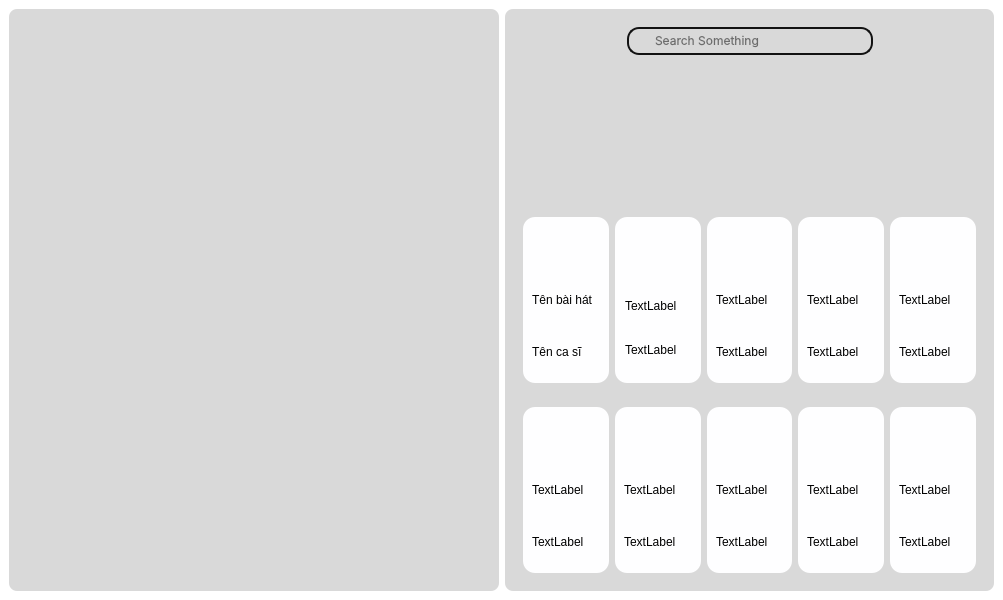
<?xml version="1.0" encoding="UTF-8"?>
<ui version="4.0">
 <class>MainWindow</class>
 <widget class="QMainWindow" name="MainWindow">
  <property name="geometry">
   <rect>
    <x>0</x>
    <y>0</y>
    <width>1003</width>
    <height>600</height>
   </rect>
  </property>
  <property name="windowTitle">
   <string>MainWindow</string>
  </property>
  <property name="styleSheet">
   <string notr="true"/>
  </property>
  <widget class="QWidget" name="centralwidget">
   <property name="styleSheet">
    <string notr="true">*{
color: #000;
boder: none;
}
#centralwidget{
background-color: #ffffff;
}
#leftmenu{
background-color: #d9d9d9;
border-radius:8px;
}
#mainbody{
background-color: #d9d9d9;
border-radius:8px;
}
QLineEdit{
background: transparent;
}
#searchframe{
border-radius: 12px;
border: 2px solid #121212;
}
#card_1{
background-color: #fefeff;
border-radius: 12px;
}
#card_2{
background-color: #fefeff;
border-radius: 12px;
}
#card_3{
background-color: #fefeff;
border-radius: 12px;
}
#card_4{
background-color: #fefeff;
border-radius: 12px;
}
#card_5{
background-color: #fefeff;
border-radius: 12px;
}
#card_6{
background-color: #fefeff;
border-radius: 12px;
}
#card_7{
background-color: #fefeff;
border-radius: 12px;
}
#card_9{
background-color: #fefeff;
border-radius: 12px;
}
#card_8{
background-color: #fefeff;
border-radius: 12px;
}
#card_10{
background-color: #fefeff;
border-radius: 12px;
}</string>
   </property>
   <layout class="QHBoxLayout" name="horizontalLayout">
    <item>
     <widget class="QWidget" name="leftmenu" native="true">
      <property name="styleSheet">
       <string notr="true">background-color: rgb(217, 217, 217);</string>
      </property>
     </widget>
    </item>
    <item>
     <widget class="QWidget" name="mainbody" native="true">
      <layout class="QVBoxLayout" name="verticalLayout">
       <item alignment="Qt::AlignTop">
        <widget class="QWidget" name="headerframe" native="true">
         <property name="maximumSize">
          <size>
           <width>16777215</width>
           <height>46</height>
          </size>
         </property>
         <layout class="QHBoxLayout" name="horizontalLayout_2">
          <property name="spacing">
           <number>0</number>
          </property>
          <property name="leftMargin">
           <number>0</number>
          </property>
          <property name="topMargin">
           <number>0</number>
          </property>
          <property name="rightMargin">
           <number>0</number>
          </property>
          <property name="bottomMargin">
           <number>0</number>
          </property>
          <item alignment="Qt::AlignLeft">
           <widget class="QWidget" name="widget" native="true">
            <layout class="QHBoxLayout" name="horizontalLayout_3">
             <property name="spacing">
              <number>0</number>
             </property>
             <property name="leftMargin">
              <number>0</number>
             </property>
             <property name="topMargin">
              <number>0</number>
             </property>
             <property name="rightMargin">
              <number>0</number>
             </property>
             <property name="bottomMargin">
              <number>0</number>
             </property>
             <item alignment="Qt::AlignLeft">
              <widget class="QPushButton" name="caretleft">
               <property name="font">
                <font>
                 <family>Inter</family>
                </font>
               </property>
               <property name="styleSheet">
                <string notr="true">#caretleft{
border-radius:16px;
} </string>
               </property>
               <property name="text">
                <string/>
               </property>
               <property name="icon">
                <iconset>
                 <normaloff>resources.qrc/left-arrow.svg</normaloff>resources.qrc/left-arrow.svg</iconset>
               </property>
               <property name="iconSize">
                <size>
                 <width>20</width>
                 <height>20</height>
                </size>
               </property>
              </widget>
             </item>
             <item alignment="Qt::AlignRight">
              <widget class="QPushButton" name="caretright">
               <property name="enabled">
                <bool>true</bool>
               </property>
               <property name="font">
                <font>
                 <family>Inter</family>
                </font>
               </property>
               <property name="styleSheet">
                <string notr="true">#caretright{
border-radius:16px;
} </string>
               </property>
               <property name="text">
                <string/>
               </property>
               <property name="icon">
                <iconset>
                 <normaloff>resources.qrc/right-arrow-angle.svg</normaloff>resources.qrc/right-arrow-angle.svg</iconset>
               </property>
               <property name="iconSize">
                <size>
                 <width>20</width>
                 <height>20</height>
                </size>
               </property>
              </widget>
             </item>
            </layout>
           </widget>
          </item>
          <item alignment="Qt::AlignHCenter|Qt::AlignTop">
           <widget class="QWidget" name="widget_2" native="true">
            <layout class="QHBoxLayout" name="horizontalLayout_5">
             <item>
              <widget class="QFrame" name="searchframe">
               <property name="minimumSize">
                <size>
                 <width>246</width>
                 <height>0</height>
                </size>
               </property>
               <property name="frameShape">
                <enum>QFrame::Box</enum>
               </property>
               <property name="frameShadow">
                <enum>QFrame::Plain</enum>
               </property>
               <property name="lineWidth">
                <number>2</number>
               </property>
               <layout class="QHBoxLayout" name="horizontalLayout_4">
                <property name="spacing">
                 <number>0</number>
                </property>
                <property name="leftMargin">
                 <number>0</number>
                </property>
                <property name="topMargin">
                 <number>0</number>
                </property>
                <property name="rightMargin">
                 <number>0</number>
                </property>
                <property name="bottomMargin">
                 <number>0</number>
                </property>
                <item>
                 <widget class="QLabel" name="searchicon">
                  <property name="minimumSize">
                   <size>
                    <width>24</width>
                    <height>24</height>
                   </size>
                  </property>
                  <property name="maximumSize">
                   <size>
                    <width>24</width>
                    <height>24</height>
                   </size>
                  </property>
                  <property name="font">
                   <font>
                    <family>Inter</family>
                   </font>
                  </property>
                  <property name="lineWidth">
                   <number>1</number>
                  </property>
                  <property name="text">
                   <string/>
                  </property>
                  <property name="pixmap">
                   <pixmap>resources.qrc/search.svg</pixmap>
                  </property>
                  <property name="scaledContents">
                   <bool>true</bool>
                  </property>
                  <property name="margin">
                   <number>4</number>
                  </property>
                  <property name="indent">
                   <number>-1</number>
                  </property>
                 </widget>
                </item>
                <item>
                 <widget class="QLineEdit" name="searchedit">
                  <property name="font">
                   <font>
                    <family>Inter</family>
                   </font>
                  </property>
                  <property name="inputMask">
                   <string/>
                  </property>
                  <property name="frame">
                   <bool>false</bool>
                  </property>
                  <property name="placeholderText">
                   <string>Search Something</string>
                  </property>
                 </widget>
                </item>
               </layout>
              </widget>
             </item>
            </layout>
           </widget>
          </item>
          <item alignment="Qt::AlignRight">
           <widget class="QWidget" name="widget_3" native="true">
            <layout class="QHBoxLayout" name="horizontalLayout_6">
             <property name="spacing">
              <number>0</number>
             </property>
             <property name="leftMargin">
              <number>0</number>
             </property>
             <property name="topMargin">
              <number>0</number>
             </property>
             <property name="rightMargin">
              <number>0</number>
             </property>
             <property name="bottomMargin">
              <number>0</number>
             </property>
             <item>
              <widget class="QPushButton" name="btn_acc">
               <property name="styleSheet">
                <string notr="true">#btn_acc{
border-radius:16px;
} </string>
               </property>
               <property name="text">
                <string/>
               </property>
               <property name="icon">
                <iconset>
                 <normaloff>resources.qrc/user.svg</normaloff>resources.qrc/user.svg</iconset>
               </property>
               <property name="iconSize">
                <size>
                 <width>24</width>
                 <height>24</height>
                </size>
               </property>
               <property name="autoDefault">
                <bool>false</bool>
               </property>
              </widget>
             </item>
            </layout>
           </widget>
          </item>
         </layout>
        </widget>
       </item>
       <item>
        <widget class="QWidget" name="cardsframe_1" native="true">
         <layout class="QHBoxLayout" name="horizontalLayout_7">
          <item>
           <widget class="QWidget" name="card_1" native="true">
            <layout class="QVBoxLayout" name="verticalLayout_2">
             <item>
              <widget class="QWidget" name="thumbnail" native="true">
               <property name="enabled">
                <bool>false</bool>
               </property>
              </widget>
             </item>
             <item>
              <widget class="QLabel" name="tenbaihat">
               <property name="palette">
                <palette>
                 <active>
                  <colorrole role="WindowText">
                   <brush brushstyle="SolidPattern">
                    <color alpha="255">
                     <red>0</red>
                     <green>0</green>
                     <blue>0</blue>
                    </color>
                   </brush>
                  </colorrole>
                  <colorrole role="Text">
                   <brush brushstyle="SolidPattern">
                    <color alpha="255">
                     <red>0</red>
                     <green>0</green>
                     <blue>0</blue>
                    </color>
                   </brush>
                  </colorrole>
                  <colorrole role="ButtonText">
                   <brush brushstyle="SolidPattern">
                    <color alpha="255">
                     <red>0</red>
                     <green>0</green>
                     <blue>0</blue>
                    </color>
                   </brush>
                  </colorrole>
                  <colorrole role="PlaceholderText">
                   <brush brushstyle="NoBrush">
                    <color alpha="128">
                     <red>0</red>
                     <green>0</green>
                     <blue>0</blue>
                    </color>
                   </brush>
                  </colorrole>
                 </active>
                 <inactive>
                  <colorrole role="WindowText">
                   <brush brushstyle="SolidPattern">
                    <color alpha="255">
                     <red>0</red>
                     <green>0</green>
                     <blue>0</blue>
                    </color>
                   </brush>
                  </colorrole>
                  <colorrole role="Text">
                   <brush brushstyle="SolidPattern">
                    <color alpha="255">
                     <red>0</red>
                     <green>0</green>
                     <blue>0</blue>
                    </color>
                   </brush>
                  </colorrole>
                  <colorrole role="ButtonText">
                   <brush brushstyle="SolidPattern">
                    <color alpha="255">
                     <red>0</red>
                     <green>0</green>
                     <blue>0</blue>
                    </color>
                   </brush>
                  </colorrole>
                  <colorrole role="PlaceholderText">
                   <brush brushstyle="NoBrush">
                    <color alpha="128">
                     <red>0</red>
                     <green>0</green>
                     <blue>0</blue>
                    </color>
                   </brush>
                  </colorrole>
                 </inactive>
                 <disabled>
                  <colorrole role="WindowText">
                   <brush brushstyle="SolidPattern">
                    <color alpha="255">
                     <red>0</red>
                     <green>0</green>
                     <blue>0</blue>
                    </color>
                   </brush>
                  </colorrole>
                  <colorrole role="Text">
                   <brush brushstyle="SolidPattern">
                    <color alpha="255">
                     <red>0</red>
                     <green>0</green>
                     <blue>0</blue>
                    </color>
                   </brush>
                  </colorrole>
                  <colorrole role="ButtonText">
                   <brush brushstyle="SolidPattern">
                    <color alpha="255">
                     <red>0</red>
                     <green>0</green>
                     <blue>0</blue>
                    </color>
                   </brush>
                  </colorrole>
                  <colorrole role="PlaceholderText">
                   <brush brushstyle="NoBrush">
                    <color alpha="128">
                     <red>0</red>
                     <green>0</green>
                     <blue>0</blue>
                    </color>
                   </brush>
                  </colorrole>
                 </disabled>
                </palette>
               </property>
               <property name="text">
                <string>Tên bài hát</string>
               </property>
              </widget>
             </item>
             <item>
              <widget class="QLabel" name="tencasi">
               <property name="text">
                <string>Tên ca sĩ</string>
               </property>
              </widget>
             </item>
            </layout>
           </widget>
          </item>
          <item>
           <widget class="QWidget" name="card_2" native="true">
            <widget class="QWidget" name="thumbnail_2" native="true">
             <property name="geometry">
              <rect>
               <x>9</x>
               <y>9</y>
               <width>68</width>
               <height>45</height>
              </rect>
             </property>
            </widget>
            <widget class="QWidget" name="">
             <property name="geometry">
              <rect>
               <x>10</x>
               <y>70</y>
               <width>71</width>
               <height>81</height>
              </rect>
             </property>
             <layout class="QVBoxLayout" name="verticalLayout_3">
              <item>
               <widget class="QLabel" name="label">
                <property name="text">
                 <string>TextLabel</string>
                </property>
               </widget>
              </item>
              <item>
               <widget class="QLabel" name="label_2">
                <property name="text">
                 <string>TextLabel</string>
                </property>
               </widget>
              </item>
             </layout>
            </widget>
           </widget>
          </item>
          <item>
           <widget class="QWidget" name="card_3" native="true">
            <layout class="QVBoxLayout" name="verticalLayout_4">
             <item>
              <widget class="QWidget" name="thumbnail_3" native="true"/>
             </item>
             <item>
              <widget class="QLabel" name="label_3">
               <property name="text">
                <string>TextLabel</string>
               </property>
              </widget>
             </item>
             <item>
              <widget class="QLabel" name="label_4">
               <property name="text">
                <string>TextLabel</string>
               </property>
              </widget>
             </item>
            </layout>
           </widget>
          </item>
          <item>
           <widget class="QWidget" name="card_4" native="true">
            <layout class="QVBoxLayout" name="verticalLayout_5">
             <item>
              <widget class="QWidget" name="thumbnail_4" native="true"/>
             </item>
             <item>
              <widget class="QLabel" name="label_5">
               <property name="text">
                <string>TextLabel</string>
               </property>
              </widget>
             </item>
             <item>
              <widget class="QLabel" name="label_6">
               <property name="text">
                <string>TextLabel</string>
               </property>
              </widget>
             </item>
            </layout>
           </widget>
          </item>
          <item>
           <widget class="QWidget" name="card_5" native="true">
            <layout class="QVBoxLayout" name="verticalLayout_6">
             <item>
              <widget class="QWidget" name="thumbnail_5" native="true"/>
             </item>
             <item>
              <widget class="QLabel" name="label_8">
               <property name="text">
                <string>TextLabel</string>
               </property>
              </widget>
             </item>
             <item>
              <widget class="QLabel" name="label_7">
               <property name="text">
                <string>TextLabel</string>
               </property>
              </widget>
             </item>
            </layout>
           </widget>
          </item>
         </layout>
        </widget>
       </item>
       <item>
        <widget class="QWidget" name="cardsframe_3" native="true">
         <layout class="QHBoxLayout" name="horizontalLayout_8">
          <item>
           <widget class="QWidget" name="card_6" native="true">
            <layout class="QVBoxLayout" name="verticalLayout_11">
             <item>
              <widget class="QWidget" name="thumbnail_6" native="true"/>
             </item>
             <item>
              <widget class="QLabel" name="label_9">
               <property name="text">
                <string>TextLabel</string>
               </property>
              </widget>
             </item>
             <item>
              <widget class="QLabel" name="label_10">
               <property name="text">
                <string>TextLabel</string>
               </property>
              </widget>
             </item>
            </layout>
           </widget>
          </item>
          <item>
           <widget class="QWidget" name="card_7" native="true">
            <layout class="QVBoxLayout" name="verticalLayout_10">
             <item>
              <widget class="QWidget" name="thumbnail_7" native="true"/>
             </item>
             <item>
              <widget class="QLabel" name="label_11">
               <property name="text">
                <string>TextLabel</string>
               </property>
              </widget>
             </item>
             <item>
              <widget class="QLabel" name="label_12">
               <property name="text">
                <string>TextLabel</string>
               </property>
              </widget>
             </item>
            </layout>
           </widget>
          </item>
          <item>
           <widget class="QWidget" name="card_8" native="true">
            <layout class="QVBoxLayout" name="verticalLayout_9">
             <item>
              <widget class="QWidget" name="thumbnail_8" native="true"/>
             </item>
             <item>
              <widget class="QLabel" name="label_13">
               <property name="text">
                <string>TextLabel</string>
               </property>
              </widget>
             </item>
             <item>
              <widget class="QLabel" name="label_14">
               <property name="text">
                <string>TextLabel</string>
               </property>
              </widget>
             </item>
            </layout>
           </widget>
          </item>
          <item>
           <widget class="QWidget" name="card_9" native="true">
            <layout class="QVBoxLayout" name="verticalLayout_8">
             <item>
              <widget class="QWidget" name="thumbnail_9" native="true"/>
             </item>
             <item>
              <widget class="QLabel" name="label_15">
               <property name="text">
                <string>TextLabel</string>
               </property>
              </widget>
             </item>
             <item>
              <widget class="QLabel" name="label_16">
               <property name="text">
                <string>TextLabel</string>
               </property>
              </widget>
             </item>
            </layout>
           </widget>
          </item>
          <item>
           <widget class="QWidget" name="card_10" native="true">
            <layout class="QVBoxLayout" name="verticalLayout_7">
             <item>
              <widget class="QWidget" name="thumbnail_10" native="true"/>
             </item>
             <item>
              <widget class="QLabel" name="label_17">
               <property name="text">
                <string>TextLabel</string>
               </property>
              </widget>
             </item>
             <item>
              <widget class="QLabel" name="label_18">
               <property name="text">
                <string>TextLabel</string>
               </property>
              </widget>
             </item>
            </layout>
           </widget>
          </item>
         </layout>
        </widget>
       </item>
      </layout>
     </widget>
    </item>
   </layout>
  </widget>
 </widget>
 <resources/>
 <connections/>
</ui>
